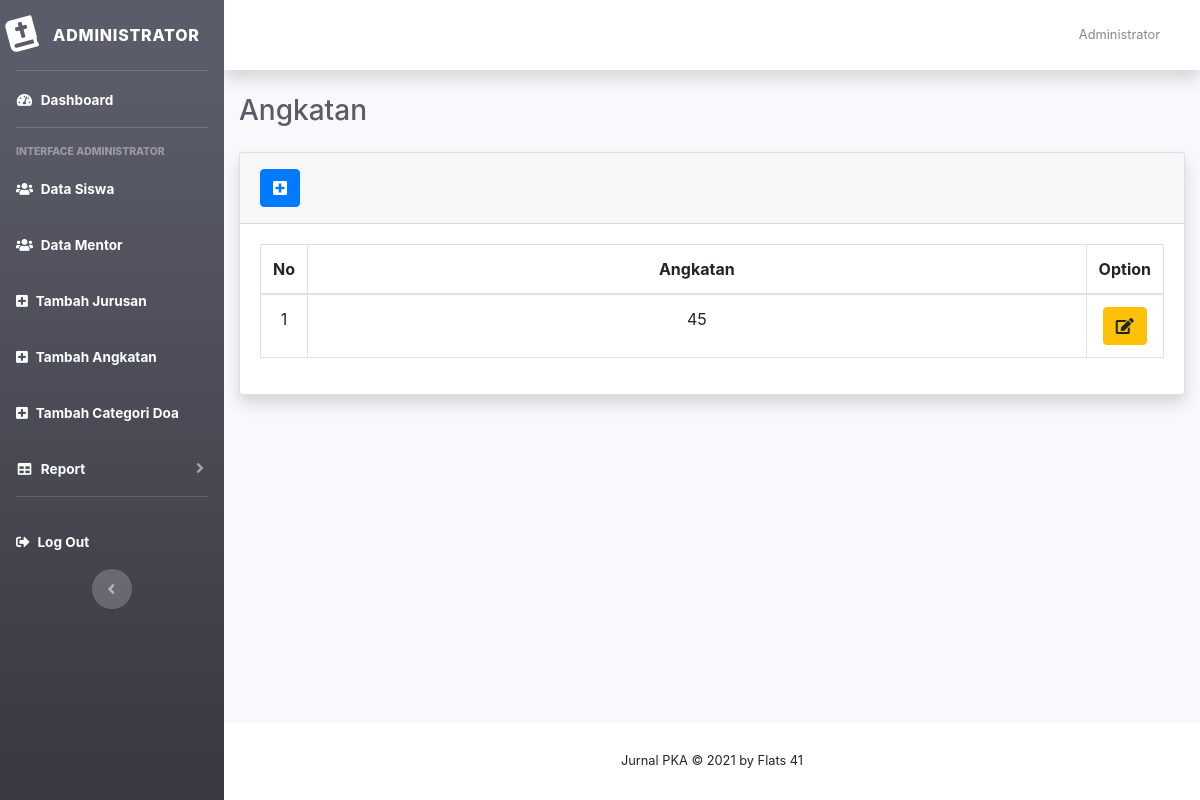
Page /admin/angkatan.php (signed in) on the earlier database version.
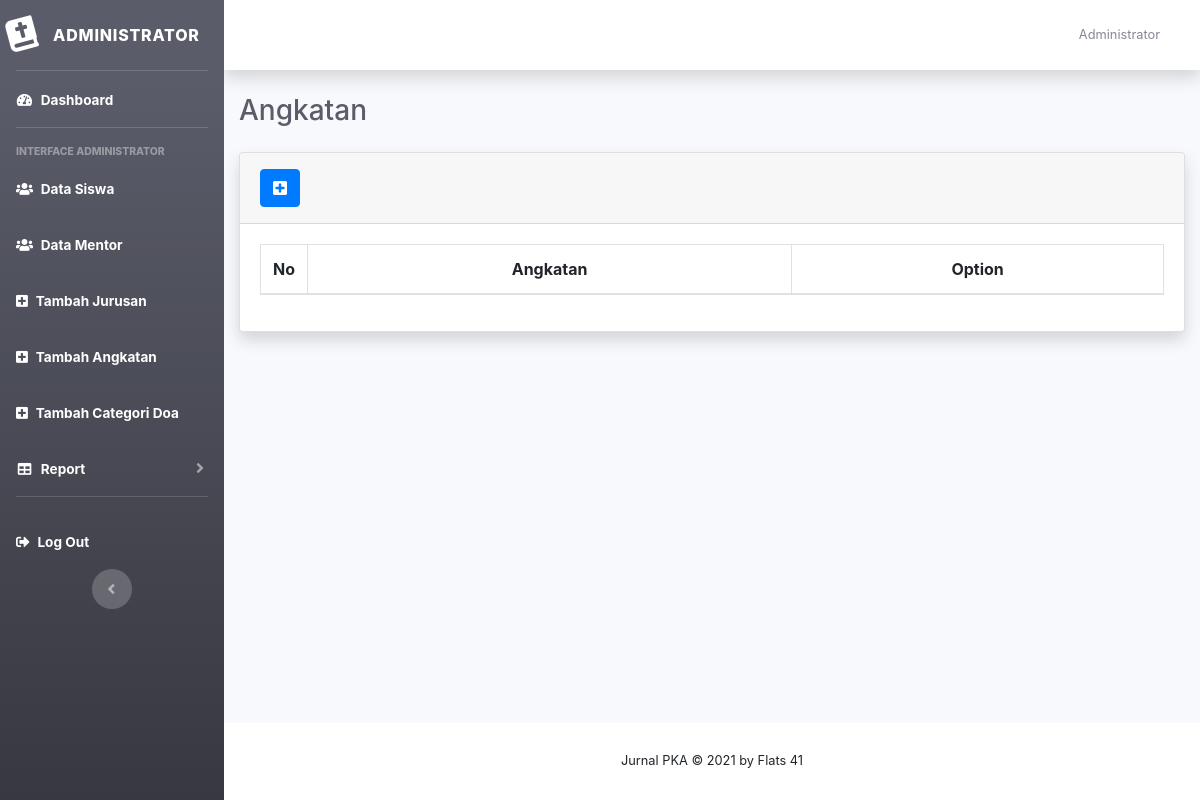
Same page on the later database version.
### tables this page shows
CREATE TABLE `tb_angkatan` (
  `angkatan` int(3) DEFAULT NULL,
  `id` int(2) NOT NULL
);

### admin/models/function.php (called while the page is built, shortened)
<?php
$conn = mysqli_connect("127.0.0.1", "root", "#dbabsensipka#", "jurnal");
function query($query)
{
    global $conn;
    $result = mysqli_query($conn, $query);
    $rows = [];
    while ($row = mysqli_fetch_assoc($result)) {
        $rows[] = $row;
    }
    return $rows;
}

### admin/angkatan.php (the view, shortened to what this page needs)
<?php
include 'models/function.php';
$angkatan = query("SELECT * FROM tb_angkatan");
?>
<!DOCTYPE html>
<html lang="en">
<head>
  <link href="../vendor/fontawesome-free/css/all.min.css" rel="stylesheet" type="text/css">
  <link href="../css/sb-admin-2.min.css" rel="stylesheet">
  <link href="../vendor/datatables/bootstrap.min.css" rel="stylesheet">
  <link href="../vendor/datatables/dataTables.bootstrap4.min.css" rel="stylesheet">
  <link href="../assets/alert/sweetalert2.min.css" rel="stylesheet">
</head>
<body id="page-top">
  <div id="wrapper">
    <?php
    include 'template/sidebar_menu.php';
    ?>
    <div id="content-wrapper" class="d-flex flex-column">
      <div id="content">
        <?php
        include 'template/topbar_menu.php';
        ?>
        <div class="container-fluid">
          <div class="d-sm-flex align-items-center justify-content-between mb-3">
            <div class="group">
              <h1 class="h3 mb-2 text-gray-800">Angkatan</h1>
            </div>
          </div>
          <div class="card shadow mb-4 ">
            <div class="card-header py-3">
              <a href="" class="btn btn-primary" data-toggle="modal" data-target="#angkatan"><i class="fas fa-plus-square"></i></a>
            </div>
            <div class="card-body">
              <div class="table-responsive overflow-hidden">
                <table class="table table-bordered mydatatable" id="dataTable" width="100%">
                  <thead class=" text-md-center">
                    <tr>
                      <th width="10">No</th>
                      <th>Angkatan</th>
                      <th>Option</th>
                    </tr>
                  </thead>
                  <tbody class=" text-md-center">
                    <?php $i = 1; ?>
                    <?php foreach ($angkatan as $row) : ?>
                      <tr>
                        <td><?= $i; ?></td>
                        <td><?= $row["angkatan"]; ?></td>
                        <td width="50">
                          <a id="edit_angkatan" data-toggle="modal" data-target="#edit" data-angkatan="<?= $row["angkatan"]; ?>" data-id="<?= $row["id"]; ?>">
                            <button class="btn btn-info btn-warning"><i class="fa fa-edit"></i></button></a>
                        </td>
                      </tr>
                      <?php $i++; ?>
                    <?php endforeach; ?>
                  </tbody>
                </table>
              </div>
            </div>
          </div>
        </div>
      </div>
      <footer class="sticky-footer bg-white">
        <?php
        include 'template/footer.php';
        ?>
      </footer>
    </div>
  </div>
</body>
</html>

Differences in the rows shown:
removed tb_angkatan: angkatan "45"
